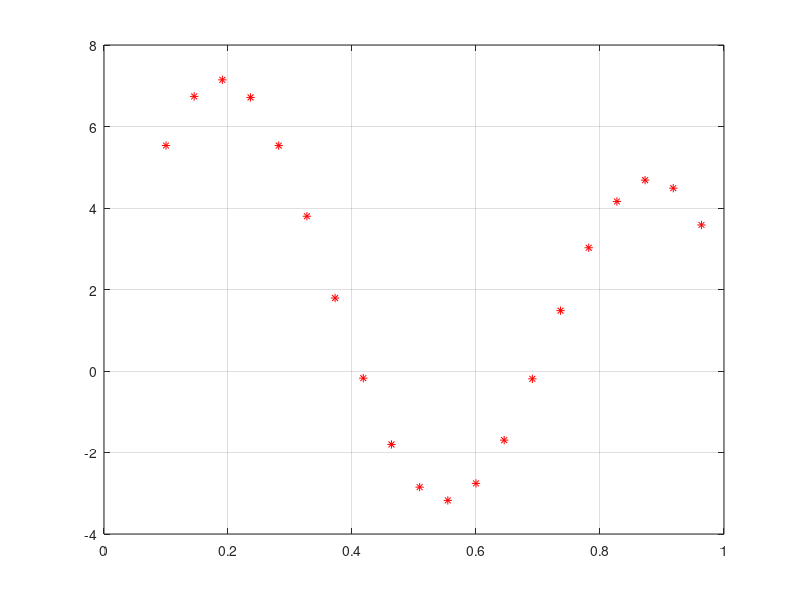

The MATLAB source for this figure: (Note: this script raises an error after producing the figure.)
x = (0.1:1/22:1);
d = (1 + 1.5*sin(3*pi*x/2)) + 2.5*sin(2.8*pi*x)/0.5;
figure(1), plot(x, d, 'r*'), grid on;
% hidden layer weigths
w1 = randn(1);
w2 = randn(1);
b = randn(1);
% r1 = 0.152; % Good hand picked r values
% r2 = 0.126;
% c1 = 0.190909; Good hand picked c values
% c2 = 0.872727;
% step
n = 0.2;
%% finding centers automatically
[pks,locs,w,p] = findpeaks(d);
pksCount = length(pks);
c = zeros(1,pksCount);
rc = zeros(1,pksCount); % Indexes of peaks
peaks = 1;
for indx = 1:length(d)
    if pksCount+1 == peaks
        break;
    elseif d(indx) == pks(peaks)
            c(peaks) = x(indx);
            rc(peaks) = indx;
            peaks = peaks + 1;
    end
end
%% Network's response
% initializing r1 and r2 values, by simply calculating distance between one
% of the peaks to the nearest point below that peak.
cycleCount = 0;
       nc = 1;
       r1 = x(rc(1)+nc)-c(1);
       r2 = c(2) - x(rc(2)-nc);
       nc = nc+1;
%% First 100 iteration using initilized r1 and r2 values
for ind = 1:100;
for indx = 1:length(x)
   f1_1 = exp(-(x(indx)-c(1))^2/(2*r1^2));
   f2_1 = exp(-(x(indx)-c(2))^2/(2*r2^2));
   y = f1_1*w1+f2_1*w2+b;
   e = d(indx) - y;
   % Weight update
   w1 = w1 + n*e*f1_1;
   w2 = w2 + n*e*f2_1;
   b = b+n*e;
   % center update
   cycleCount = cycleCount+1;
end
end
%% More iteration, but modyfing r1 and r2 values until error is below 0.4
for ind = 1:10;
if e > 0.4
% r1 and r2 are being recalculated using points that are further from the
% peak, until error below defined threshold will be met
       r1 = x(rc(1)+nc)-c(1);
       r2 = c(2) - x(rc(2)-nc);
       nc = nc+1;
for ind = 1:100;
for indx = 1:length(x)
   f1_1 = exp(-(x(indx)-c(1))^2/(2*r1^2));
   f2_1 = exp(-(x(indx)-c(2))^2/(2*r2^2));
   y = f1_1*w1+f2_1*w2+b;
   e = d(indx) - y;
   % Weight update
   w1 = w1 + n*e*f1_1;
   w2 = w2 + n*e*f2_1;
   b = b+n*e;
   % center update
   cycleCount = cycleCount+1;
end
end
end
end

%% further decrease of error would be possible by increasing/decreasing r1 and r2 values by a very small number, but improvements are very small/

%% Test

for indx = 1:length(x)
   f1_1 = exp(-(x(indx)-c(1))^2/(2*r1^2));
   f2_1 = exp(-(x(indx)-c(2))^2/(2*r2^2));
   y = f1_1*w1+f2_1*w2+b;
   yfin = y;
   Yt(indx) = yfin;
   
end

figure
ylim([0,5])
plot(x, d, 'r*',x, Yt), grid on;